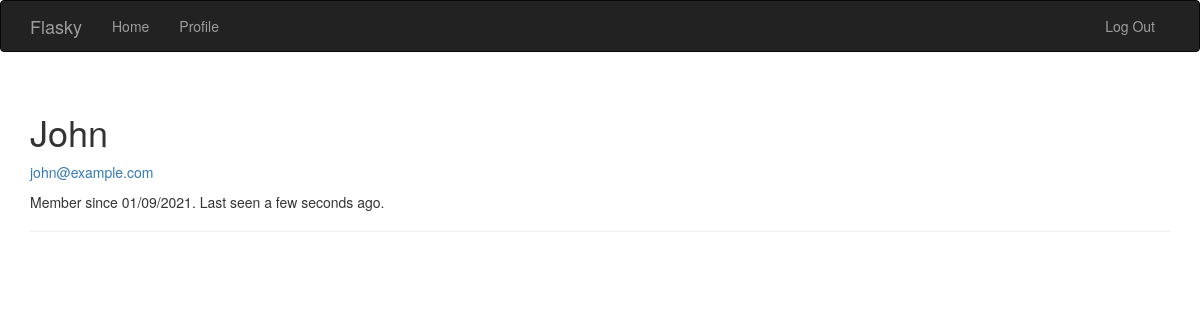
Screenshot of /user/John (signed in) with the database file from the repository.
### app/models.py (models this page shows, shortened)
class User(UserMixin, db.Model):
    __tablename__ = 'users'
    __table_args__ = {'extend_existing': True}
    id = db.Column(db.Integer, primary_key=True)
    email = db.Column(db.String(64), unique=True, index=True)
    username = db.Column(db.String(64), unique=True, index=True)
    role_id = db.Column(db.Integer, db.ForeignKey('roles.id'))
    password_hash = db.Column(db.String(128))
    confirmed = db.Column(db.Boolean, default=False)
    name = db.Column(db.String(64))
    location = db.Column(db.String(64))
    about_me = db.Column(db.Text())
    member_since = db.Column(db.DateTime(), default=datetime.utcnow)
    last_seen = db.Column(db.DateTime(), default=datetime.utcnow)
    def can(self, perm):
        return self.role is not None and self.role.has_permission(perm)
    def is_administrator(self):
        return self.can(Permission.ADMIN)
    def ping(self):
        self.last_seen = datetime.utcnow()
        db.session.add(self)
        db.session.commit()
    @property
    def password(self):
        raise AttributeError('password is not a readable attribute')

### app/main/views.py (the view)
@main.route('/user/<username>')
def user(username):
    user = User.query.filter_by(username=username).first_or_404()
    return render_template('user.html', user=user)

### app/auth/views.py (called while the page is built)
@auth.before_app_request
def before_request():
    if current_user.is_authenticated:
        current_user.ping()
        if not current_user.confirmed \
                and request.endpoint \
                and request.blueprint != 'auth' \
                and request.endpoint != 'static':
            return redirect(url_for('auth.unconfirmed'))

### app/main/__init__.py (called while the page is built)
@main.app_context_processor
def inject_permissions():
    return dict(Permission=Permission)

### app/models.py (called while the page is built)
@login_manager.user_loader
def load_user(user_id):
    return User.query.get(int(user_id))

    def has_permission(self, perm):
        return self.permissions & perm == perm

### app/templates/user.html (shortened to what this page needs)
{% extends "base.html" %}
{% block page_content %}
<div class="page-header">
    <h1>{{ user.username|capitalize }}</h1>
    {% if current_user.is_administrator() %}
    <p><a href="mailto:{{ user.email }}">{{ user.email }}</a></p>
    {% endif %}
    <p>
        Member since {{ moment(user.member_since).format('L') }}.
        Last seen {{ moment(user.last_seen).fromNow() }}.
    </p>
</div>
{% endblock %}

### rows the page displays
User: username "John", email "john@example.com", member_since "01/09/2021", last_seen "a few seconds ago"
